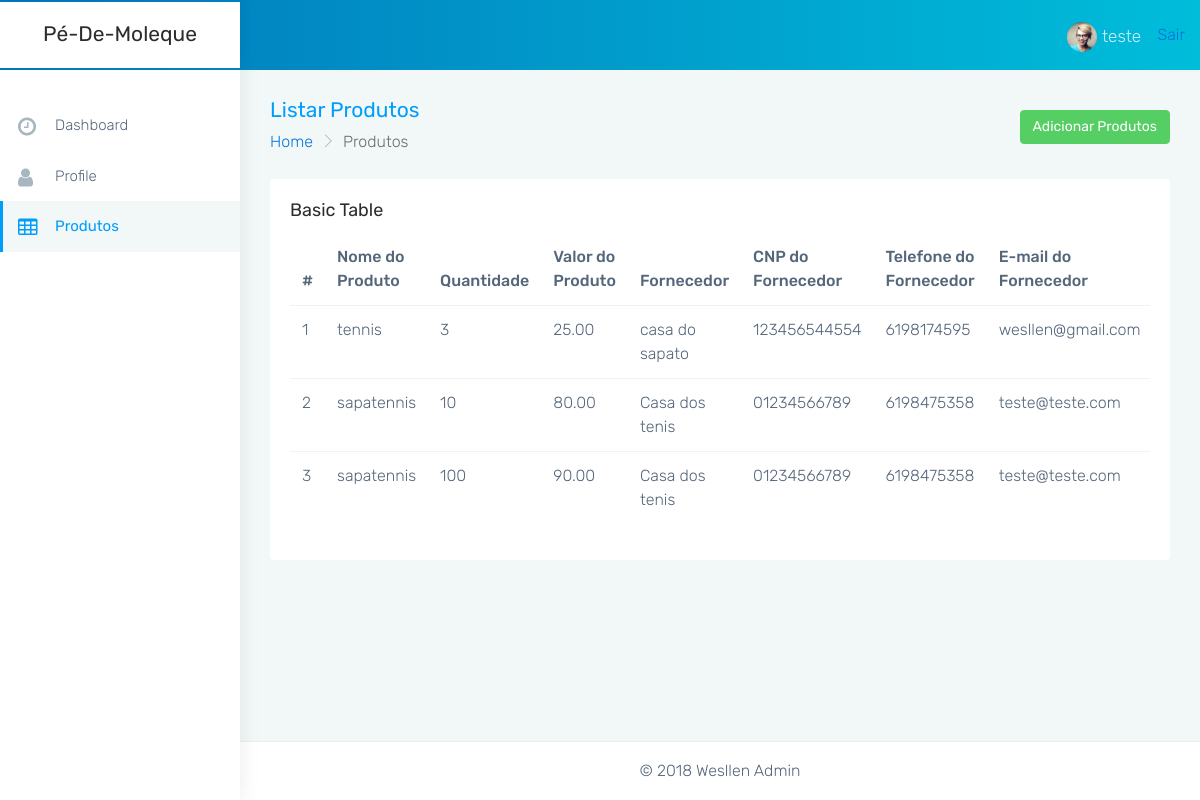
Screenshot of /admin/admin/produtos.php (signed in) with the database file from the repository.
### tables this page shows
CREATE TABLE `produto` (
  `codigoProduto` int(11) NOT NULL,
  `nomeProduto` varchar(255) NOT NULL,
  `descricaoProduto` text NOT NULL,
  `qtdEstoque` int(11) NOT NULL,
  `valor` decimal(18,2) NOT NULL,
  `fotoProduto` varchar(255) NOT NULL,
  `FKFornecedor` int(11) NOT NULL
);

CREATE TABLE `fornecedor` (
  `codigoFornecedor` int(11) NOT NULL,
  `cnpj` varchar(20) NOT NULL,
  `nomeFornecedor` varchar(255) NOT NULL,
  `telefone` varchar(20) NOT NULL,
  `email` varchar(255) NOT NULL
);

### admin/admin/produtos.php (the view, shortened to what this page needs)
<?php
require_once 'tamplate/head.php';
require_once 'conexao.php';
?>
        <div class="page-wrapper">
            <div class="container-fluid">
                <div class="row page-titles">
                    <div class="col-md-6 col-8 align-self-center">
                        <h3 class="text-themecolor m-b-0 m-t-0">Listar Produtos</h3>
                        <ol class="breadcrumb">
                            <li class="breadcrumb-item"><a href="javascript:void(0)">Home</a></li>
                            <li class="breadcrumb-item active">Produtos</li>
                        </ol>
                    </div>
                    <div class="col-md-6 col-4 align-self-center">
                        <a href="adicionarProdutos.php" class="btn pull-right hidden-sm-down btn-success"> Adicionar Produtos</a>
                    </div>
                </div>
                <div class="row">
                    <div class="col-sm-12">
                        <div class="card">
                            <?php
                    $sql = "SELECT * FROM produto as p JOIN fornecedor as f ON p.FKFornecedor = f.  codigoFornecedor";
                 $query = mysqli_query($conn, $sql);
                ?>
                            <div class="card-block">
                                <h4 class="card-title">Basic Table</h4>
                                <div class="table-responsive">
                                    <table class="table">
                                        <thead>
                                            <tr>
                                                <th>#</th>
                                                <th>Nome do Produto</th>
                                                <th>Quantidade</th>
                                                <th>Valor do Produto</th>
                                                <th>Fornecedor</th>
                                                <th>CNP do Fornecedor</th>
                                                <th>Telefone do Fornecedor</th>
                                                <th>E-mail do Fornecedor</th>
                                            </tr>
                                        </thead>
                                        <tbody>
                                            <?php
                                            while ($exibe = mysqli_fetch_assoc($query) ) {
                                                $codigo = $exibe['codigoProduto'];
                                                $nomeProduto = $exibe['nomeProduto'];
                                                $qtdEstoque = $exibe['qtdEstoque'];
                                                $valor = $exibe['valor'];
                                                $nomeFornecedor = $exibe['nomeFornecedor'];
                                                $cnpj = $exibe['cnpj'];
                                                $telefone = $exibe['telefone'];
                                                $email = $exibe['email'];
                                            echo '<tr>
                                                <td>'.$codigo.'</td>
                                                <td>'.$nomeProduto.'</td>
                                                <td>'.$qtdEstoque.'</td>
                                                <td>'.$valor.'</td>
                                                <td>'.$nomeFornecedor.'</td>
                                                <td>'.$cnpj.'</td>
                                                <td>'.$telefone.'</td>
                                                <td>'.$email.'</td>
                                                <td><a href="editar.php?id='.$codigo.'">Editar<a> <a href="?remover='.$codigo.'">Remover<a></td>
                                            </tr>';
                 }
                                            ?>
                                        </tbody>
                                    </table>
                                </div>
                            </div>
                        </div>
                    </div>
                </div>
            </div>
            <footer class="footer text-center">
            </footer>
        </div>
        <?php
require_once 'tamplate/footer.php';
?>

### admin/admin/css/colors/blue.css (style rules this page uses)
.text-themecolor { color: #009efb !important; }

### rows the page displays
produto: codigoProduto "1", nomeProduto "tennis", qtdEstoque "3", valor "25.00", FKFornecedor.nomeFornecedor "casa do sapato", FKFornecedor.cnpj "123456544554", FKFornecedor.telefone "6198174595", FKFornecedor.email "wesllen@gmail.com"
produto: codigoProduto "2", nomeProduto "sapatennis", qtdEstoque "10", valor "80.00", FKFornecedor.nomeFornecedor "Casa dos tenis", FKFornecedor.cnpj "01234566789", FKFornecedor.telefone "6198475358", FKFornecedor.email "teste@teste.com"
produto: codigoProduto "3", nomeProduto "sapatennis", qtdEstoque "100", valor "90.00", FKFornecedor.nomeFornecedor "Casa dos tenis", FKFornecedor.cnpj "01234566789", FKFornecedor.telefone "6198475358", FKFornecedor.email "teste@teste.com"

### other values shown
$_SESSION['nome'] "teste"
